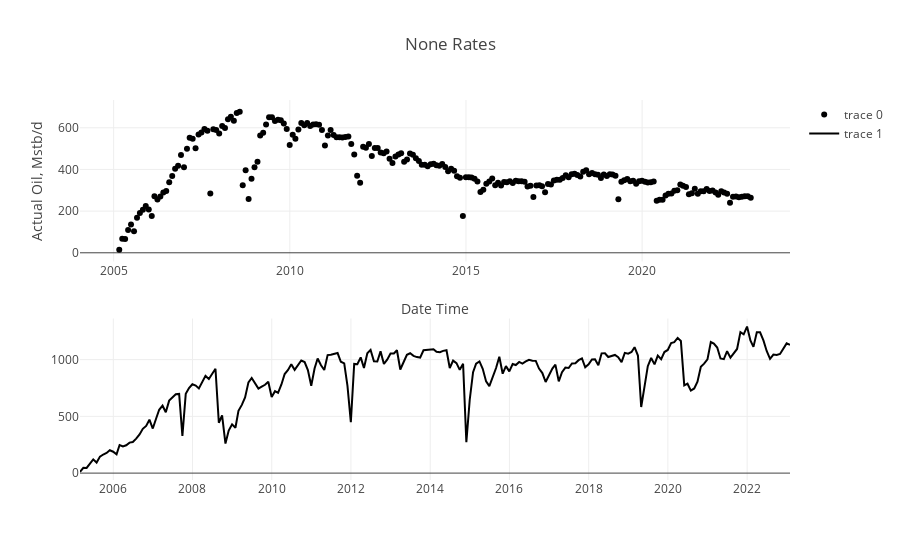

Notebook cell for this chart:
### Code cell
fig = make_subplots(rows=2, cols=1)

data1 = go.Scatter(
    x = frame.iloc[:,0],
    y = frame.iloc[:,1],
    mode = 'markers',
    # opacity = st.session_state.opacity,
    )

fig.add_trace(data1,row=1,col=1)

data2 = go.Scatter(
    x = frame.iloc[:,0],
    y = frame.iloc[:,2],
    mode = 'lines',
    line = dict(color="black"),
    )

fig.add_trace(data2,row=2,col=1)

fig.update_layout(
    height = 1000,
    title = 'None Rates',
    xaxis_title = 'Date Time',
    yaxis_title = 'Actual Oil, Mstb/d',
    
    )

### Figure 1 — Plotly figure (JSON) as saved in the notebook; plotly's stock layout.template omitted (floating-point values rounded to 4 significant figures; data arrays with more than 128 entries replaced by an {"elided": "..."} marker saying what was removed)
{"data": [{"mode": "markers", "type": "scatter", "x": {"elided": "216 str values"}, "xaxis": "x", "y": {"elided": "216 float values"}, "yaxis": "y"}, {"line": {"color": "black"}, "mode": "lines", "type": "scatter", "x": {"elided": "216 str values"}, "xaxis": "x2", "y": {"elided": "216 float values"}, "yaxis": "y2"}], "layout": {"autosize": true, "title": {"text": "None Rates"}, "xaxis": {"anchor": "y", "autorange": true, "domain": [0, 1], "range": ["2004-01-27 11:02:03.3979", "2024-03-03 12:57:56.6021"], "title": {"text": "Date Time"}, "type": "date"}, "xaxis2": {"anchor": "y2", "autorange": true, "domain": [0, 1], "range": ["2005-02-28", "2023-01-31"], "type": "date"}, "yaxis": {"anchor": "x", "autorange": true, "domain": [0.575, 1], "range": [-30.82, 722.3], "title": {"text": "Actual Oil, Mstb/d"}, "type": "linear"}, "yaxis2": {"anchor": "x2", "autorange": true, "domain": [0, 0.425], "range": [-60.67, 1362.0], "type": "linear"}}}
